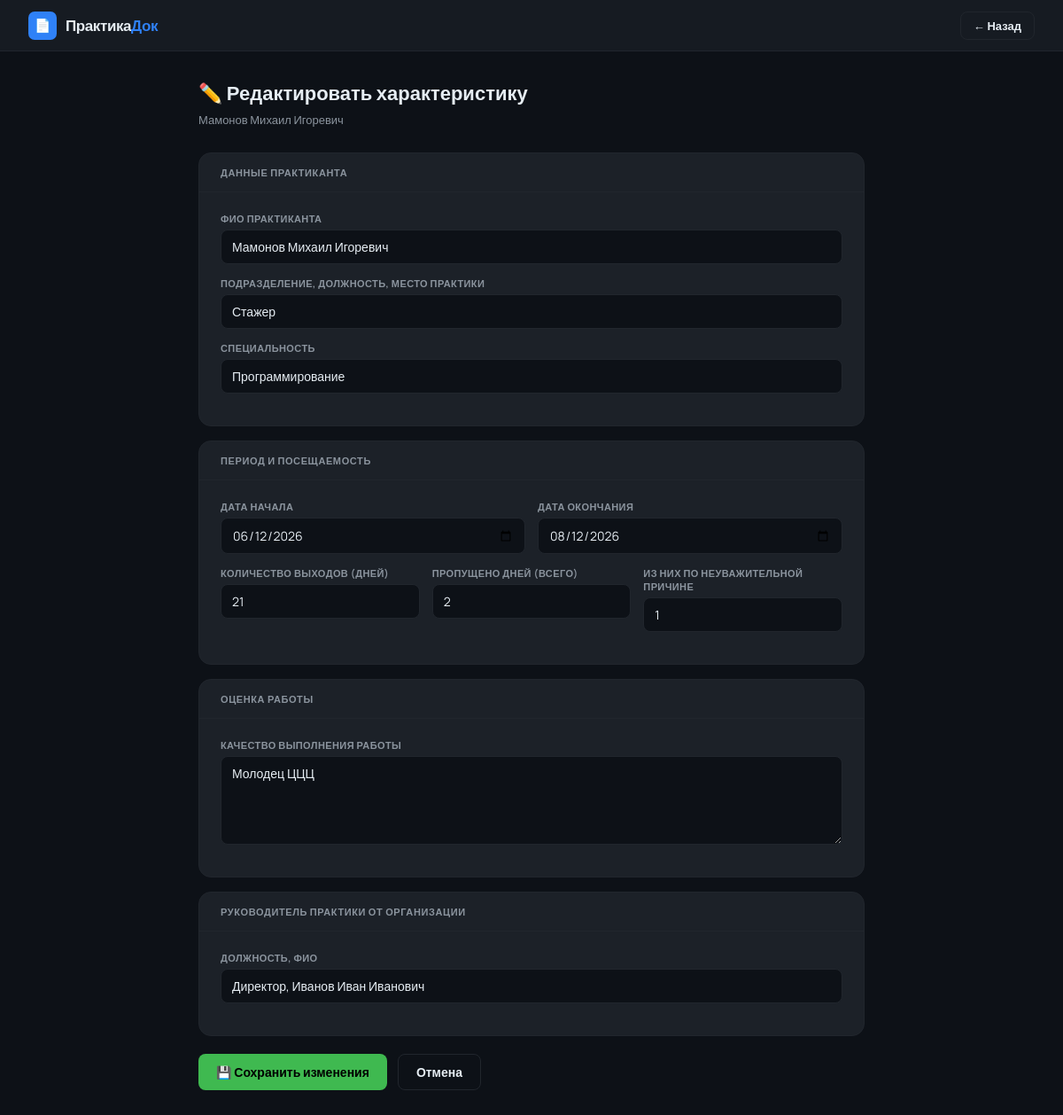
The app's page /characteristic/edit/7/ (signed in) with its own data.
### mainMMI/models.py (models this page shows, shortened)
class CharacteristicDocument(models.Model):
    user = models.ForeignKey(User, on_delete=models.CASCADE, related_name='characteristics')
    fio = models.CharField('ФИО практиканта', max_length=200, blank=True)
    library = models.CharField('Подразделение, должность', max_length=300, blank=True)
    work_start = models.DateField('Дата начала работы', null=True, blank=True)
    work_end = models.DateField('Дата окончания работы', null=True, blank=True)
    work_days_count = models.IntegerField('Количество выходов на работу', null=True, blank=True)
    missed_days = models.IntegerField('Пропущено дней', null=True, blank=True)
    missed_unexcused = models.IntegerField('Пропущено по неуважительной причине', null=True, blank=True)
    speciality = models.CharField('Специальность', max_length=200, blank=True)
    work_quality = models.TextField('Качество выполнения работы', blank=True)
    supervisor = models.CharField('Руководитель практики от организации', max_length=200, blank=True)
    created_at = models.DateTimeField('Дата создания', auto_now_add=True)
    updated_at = models.DateTimeField('Дата обновления', auto_now=True)
    class Meta:
        db_table = 'characteristic_documents'
        ordering = ['-created_at']

### mainMMI/views.py (the view, shortened to what this page needs)
# urls.py: path('characteristic/edit/<int:doc_id>/', edit_characteristic_document, name='edit_characteristic'),
@login_required
def edit_characteristic_document(request, doc_id):
    doc = get_object_or_404(CharacteristicDocument, id=doc_id, user=request.user)
    return render(request, 'edit_characteristic_document.html', {'doc': doc})

### mainMMI/templates/edit_characteristic_document.html (shortened to what this page needs)
<!DOCTYPE html>
<html lang="ru">
<head>
</head>
<body>
<header class="header">
    <a href="/" class="logo"><div class="logo-icon">📄</div><div class="logo-name">Практика<span>Док</span></div></a>
    <a href="/profile/#my-docs" class="btn btn-outline" style="padding:6px 14px;font-size:13px">← Назад</a>
</header>
<div class="main">
    <div class="page-title">✏️ Редактировать характеристику</div>
    <p class="page-sub">{{ doc.fio }}</p>
    <form method="post">
        <div class="card">
            <div class="card-head"><div class="card-title">Данные практиканта</div></div>
            <div class="card-body">
                <div class="form-row">
                    <div class="form-group full">
                        <label>ФИО практиканта</label>
                        <input type="text" name="fio" value="{{ doc.fio }}">
                    </div>
                </div>
                <div class="form-row">
                    <div class="form-group full">
                        <label>Подразделение, должность, место практики</label>
                        <input type="text" name="library" value="{{ doc.library }}">
                    </div>
                </div>
                <div class="form-row">
                    <div class="form-group full">
                        <label>Специальность</label>
                        <input type="text" name="speciality" value="{{ doc.speciality }}">
                    </div>
                </div>
            </div>
        </div>
        <div class="card">
            <div class="card-head"><div class="card-title">Период и посещаемость</div></div>
            <div class="card-body">
                <div class="form-row">
                    <div class="form-group">
                        <label>Дата начала</label>
                        <input type="date" name="work_start" value="{{ doc.work_start|date:'Y-m-d' }}">
                    </div>
                    <div class="form-group">
                        <label>Дата окончания</label>
                        <input type="date" name="work_end" value="{{ doc.work_end|date:'Y-m-d' }}">
                    </div>
                </div>
                <div class="form-row">
                    <div class="form-group">
                        <label>Количество выходов (дней)</label>
                        <input type="number" name="work_days_count" value="{{ doc.work_days_count }}" min="0">
                    </div>
                    <div class="form-group">
                        <label>Пропущено дней (всего)</label>
                        <input type="number" name="missed_days" value="{{ doc.missed_days }}" min="0">
                    </div>
                    <div class="form-group">
                        <label>Из них по неуважительной причине</label>
                        <input type="number" name="missed_unexcused" value="{{ doc.missed_unexcused }}" min="0">
                    </div>
                </div>
            </div>
        </div>
        <div class="card">
            <div class="card-head"><div class="card-title">Оценка работы</div></div>
            <div class="card-body">
                <div class="form-row">
                    <div class="form-group full">
                        <label>Качество выполнения работы</label>
                        <textarea name="work_quality">{{ doc.work_quality }}</textarea>
                    </div>
                </div>
            </div>
        </div>
        <div class="card">
            <div class="card-head"><div class="card-title">Руководитель практики от организации</div></div>
            <div class="card-body">
                <div class="form-row">
                    <div class="form-group full">
                        <label>Должность, ФИО</label>
                        <input type="text" name="supervisor" value="{{ doc.supervisor }}">
                    </div>
                </div>
            </div>
        </div>
        <div class="btn-group">
            <button type="submit" class="btn btn-success">💾 Сохранить изменения</button>
            <a href="/profile/#my-docs" class="btn btn-outline">Отмена</a>
        </div>
    </form>
</div>
</body>
</html>

### mainMMI/templates/edit_characteristic_document.html (style rules this page uses)
*,*::before,*::after { margin:0;padding:0;box-sizing:border-box }
:root { --bg:#0d1117;--border:#21262d;--accent:#2f81f7;--accent2:#3fb950;--text:#e6edf3;--muted:#8b949e;--card:#1c2128;--input:#0d1117 }
body { font-family:'Manrope',sans-serif;background:var(--bg);color:var(--text);min-height:100vh }
.header { background:#161b22;border-bottom:1px solid var(--border);padding:0 32px;display:flex;align-items:center;justify-content:space-between;height:58px;position:sticky;top:0;z-index:100 }
.logo { display:flex;align-items:center;gap:10px;text-decoration:none;color:var(--text) }
.logo-icon { width:32px;height:32px;background:var(--accent);border-radius:7px;display:flex;align-items:center;justify-content:center;font-size:15px }
.logo-name { font-size:17px;font-weight:800;letter-spacing:-.4px }
.logo-name span { color:var(--accent) }
.main { max-width:800px;margin:0 auto;padding:32px 24px }
.page-title { font-size:22px;font-weight:800;margin-bottom:6px }
.page-sub { color:var(--muted);font-size:13px;margin-bottom:28px }
.card { background:var(--card);border:1px solid var(--border);border-radius:14px;margin-bottom:16px }
.card-head { padding:14px 24px;border-bottom:1px solid var(--border) }
.card-title { font-size:11px;font-weight:700;color:var(--muted);text-transform:uppercase;letter-spacing:.6px }
.card-body { padding:22px 24px }
.form-row { display:grid;grid-template-columns:repeat(auto-fit,minmax(200px,1fr));gap:14px;margin-bottom:14px }
.form-group { display:flex;flex-direction:column;gap:5px }
.form-group.full { grid-column:1/-1 }
label { font-size:11px;font-weight:700;color:var(--muted);letter-spacing:.4px;text-transform:uppercase }
input[type=text],input[type=date],input[type=number],textarea { background:var(--input);border:1px solid var(--border);border-radius:8px;color:var(--text);font-family:'Manrope',sans-serif;font-size:14px;padding:9px 12px;outline:none;transition:border-color .15s;width:100% }
textarea { resize:vertical;min-height:100px }
.btn { display:inline-flex;align-items:center;gap:6px;padding:10px 20px;border-radius:8px;font-size:14px;font-weight:600;font-family:'Manrope',sans-serif;cursor:pointer;border:none;text-decoration:none;transition:all .15s }
.btn-success { background:var(--accent2);color:#000 }
.btn-outline { background:transparent;color:var(--text);border:1px solid var(--border) }
.btn-group { display:flex;gap:12px;margin-top:20px }

### records on screen
CharacteristicDocument: fio "Мамонов Михаил Игоревич", library "Стажер", speciality "Программирование", work_start "06/12/2026", work_end "08/12/2026", work_days_count "21", missed_days "2", missed_unexcused "1", work_quality "Молодец ЦЦЦ", supervisor "Директор, Иванов Иван Иванович"
